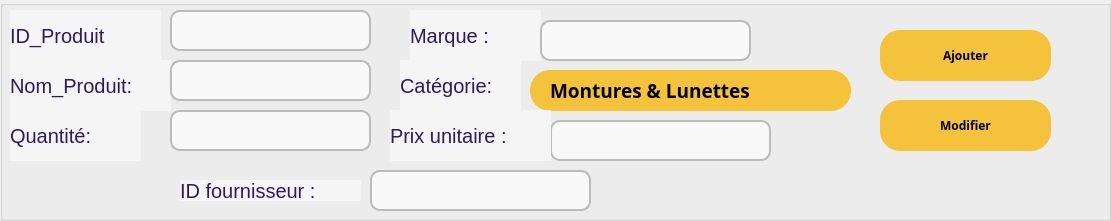
      <widget class="QGroupBox" name="groupBox_10">
       <property name="geometry">
        <rect>
         <x>20</x>
         <y>340</y>
         <width>1111</width>
         <height>221</height>
        </rect>
       </property>
       <property name="styleSheet">
        <string notr="true">border-color: rgb(46, 26, 98);
border-top-color: rgb(46, 26, 98);
border-right-color: rgb(46, 26, 98);
border-bottom-color: rgb(46, 26, 98);
border-left-color: rgb(46, 26, 98);
</string>
       </property>
       <property name="title">
        <string/>
       </property>
       <widget class="QLabel" name="label_34">
        <property name="geometry">
         <rect>
          <x>10</x>
          <y>10</y>
          <width>151</width>
          <height>51</height>
         </rect>
        </property>
        <property name="font">
         <font>
          <family>Segoe UI</family>
          <pointsize>15</pointsize>
          <italic>false</italic>
          <fontweight>DemiBold</fontweight>
         </font>
        </property>
        <property name="styleSheet">
         <string notr="true">background-color: rgb(245, 245, 245);
font: 600 15pt &quot;Segoe UI&quot;;
color: rgb(46, 26, 98);</string>
        </property>
        <property name="text">
         <string>ID_Produit</string>
        </property>
       </widget>
       <widget class="QLabel" name="label_35">
        <property name="geometry">
         <rect>
          <x>10</x>
          <y>60</y>
          <width>161</width>
          <height>51</height>
         </rect>
        </property>
        <property name="font">
         <font>
          <family>Segoe UI</family>
          <pointsize>15</pointsize>
          <italic>false</italic>
          <fontweight>DemiBold</fontweight>
         </font>
        </property>
        <property name="styleSheet">
         <string notr="true">background-color: rgb(245, 245, 245);
font: 600 15pt &quot;Segoe UI&quot;;
color: rgb(46, 26, 98);</string>
        </property>
        <property name="text">
         <string>Nom_Produit:</string>
        </property>
       </widget>
       <widget class="QLabel" name="label_36">
        <property name="geometry">
         <rect>
          <x>10</x>
          <y>110</y>
          <width>131</width>
          <height>51</height>
         </rect>
        </property>
        <property name="font">
         <font>
          <family>Segoe UI</family>
          <pointsize>15</pointsize>
          <italic>false</italic>
          <fontweight>DemiBold</fontweight>
         </font>
        </property>
        <property name="styleSheet">
         <string notr="true">background-color: rgb(245, 245, 245);
font: 600 15pt &quot;Segoe UI&quot;;
color: rgb(46, 26, 98);</string>
        </property>
        <property name="text">
         <string>Quantité:</string>
        </property>
       </widget>
       <widget class="QLineEdit" name="lineEdit_id">
        <property name="geometry">
         <rect>
          <x>170</x>
          <y>10</y>
          <width>201</width>
          <height>41</height>
         </rect>
        </property>
        <property name="font">
         <font>
          <family>Poppins</family>
         </font>
        </property>
        <property name="styleSheet">
         <string notr="true">QLineEdit {
    background: #f9f9f9;
    border: 2px solid #bbb;
    border-radius: 10px;
    padding: 6px 10px;
}
QLineEdit:focus {
    border: 1px solid #5c6bc0; /* highlight on focus */
    background: #fff;
}</string>
        </property>
       </widget>
       <widget class="QLineEdit" name="lineEdit_nom">
        <property name="geometry">
         <rect>
          <x>170</x>
          <y>60</y>
          <width>201</width>
          <height>41</height>
         </rect>
        </property>
        <property name="font">
         <font>
          <family>Poppins</family>
         </font>
        </property>
        <property name="styleSheet">
         <string notr="true">QLineEdit {
    background: #f9f9f9;
    border: 2px solid #bbb;
    border-radius: 10px;
    padding: 6px 10px;
}
QLineEdit:focus {
    border: 1px solid #5c6bc0; /* highlight on focus */
    background: #fff;
}</string>
        </property>
       </widget>
       <widget class="QLineEdit" name="lineEdit_quantite">
        <property name="geometry">
         <rect>
          <x>170</x>
          <y>110</y>
          <width>201</width>
          <height>41</height>
         </rect>
        </property>
        <property name="font">
         <font>
          <family>Poppins</family>
         </font>
        </property>
        <property name="styleSheet">
         <string notr="true">QLineEdit {
    background: #f9f9f9;
    border: 2px solid #bbb;
    border-radius: 10px;
    padding: 6px 10px;
}
QLineEdit:focus {
    border: 1px solid #5c6bc0; /* highlight on focus */
    background: #fff;
}</string>
        </property>
       </widget>
       <widget class="QLabel" name="label_46">
        <property name="geometry">
         <rect>
          <x>410</x>
          <y>10</y>
          <width>131</width>
          <height>51</height>
         </rect>
        </property>
        <property name="font">
         <font>
          <family>Segoe UI</family>
          <pointsize>15</pointsize>
          <italic>false</italic>
          <fontweight>DemiBold</fontweight>
         </font>
        </property>
        <property name="styleSheet">
         <string notr="true">background-color: rgb(245, 245, 245);
font: 600 15pt &quot;Segoe UI&quot;;
color: rgb(46, 26, 98);</string>
        </property>
        <property name="text">
         <string>Marque :</string>
        </property>
       </widget>
       <widget class="QLabel" name="label_47">
        <property name="geometry">
         <rect>
          <x>400</x>
          <y>60</y>
          <width>121</width>
          <height>51</height>
         </rect>
        </property>
        <property name="font">
         <font>
          <family>Segoe UI</family>
          <pointsize>15</pointsize>
          <italic>false</italic>
          <fontweight>DemiBold</fontweight>
         </font>
        </property>
        <property name="styleSheet">
         <string notr="true">background-color: rgb(245, 245, 245);
font: 600 15pt &quot;Segoe UI&quot;;
color: rgb(46, 26, 98);</string>
        </property>
        <property name="text">
         <string>Catégorie:</string>
        </property>
       </widget>
       <widget class="QLineEdit" name="lineEdit_marque">
        <property name="geometry">
         <rect>
          <x>540</x>
          <y>20</y>
          <width>211</width>
          <height>41</height>
         </rect>
        </property>
        <property name="font">
         <font>
          <family>Poppins</family>
         </font>
        </property>
        <property name="styleSheet">
         <string notr="true">QLineEdit {
    background: #f9f9f9;
    border: 2px solid #bbb;
    border-radius: 10px;
    padding: 6px 10px;
}
QLineEdit:focus {
    border: 1px solid #5c6bc0; /* highlight on focus */
    background: #fff;
}</string>
        </property>
       </widget>
       <widget class="QPushButton" name="btn_ajouter">
        <property name="geometry">
         <rect>
          <x>880</x>
          <y>30</y>
          <width>171</width>
          <height>51</height>
         </rect>
        </property>
        <property name="font">
         <font>
          <family>Poppins</family>
          <bold>true</bold>
         </font>
        </property>
        <property name="styleSheet">
         <string notr="true">QPushButton {
    background-color: #F5C23C;
    color: black;
    border-radius: 20px;
    padding: 10px 20px;
    font-weight: bold;
}
QPushButton:hover {
    	background-color: rgb(46, 26, 98);

}</string>
        </property>
        <property name="text">
         <string>Ajouter</string>
        </property>
        <property name="icon">
         <iconset theme="QIcon::ThemeIcon::ContactNew"/>
        </property>
        <property name="iconSize">
         <size>
          <width>23</width>
          <height>23</height>
         </size>
        </property>
       </widget>
       <widget class="QPushButton" name="btn_modifier">
        <property name="geometry">
         <rect>
          <x>880</x>
          <y>100</y>
          <width>171</width>
          <height>51</height>
         </rect>
        </property>
        <property name="font">
         <font>
          <family>Poppins</family>
          <bold>true</bold>
         </font>
        </property>
        <property name="styleSheet">
         <string notr="true">QPushButton {
    background-color: #F5C23C;
    color: black;
    border-radius: 20px;
    padding: 10px 20px;
    font-weight: bold;
}
QPushButton:hover {
    	background-color: rgb(46, 26, 98);

}</string>
        </property>
        <property name="text">
         <string>Modifier</string>
        </property>
        <property name="icon">
         <iconset theme="QIcon::ThemeIcon::MailMessageNew"/>
        </property>
       </widget>
       <widget class="QComboBox" name="comboBox_categorie">
        <property name="geometry">
         <rect>
          <x>530</x>
          <y>70</y>
          <width>321</width>
          <height>41</height>
         </rect>
        </property>
        <property name="palette">
         <palette>
          <active>
           <colorrole role="WindowText">
            <brush brushstyle="SolidPattern">
             <color alpha="255">
              <red>0</red>
              <green>0</green>
              <blue>0</blue>
             </color>
            </brush>
           </colorrole>
           <colorrole role="Button">
            <brush brushstyle="SolidPattern">
             <color alpha="255">
              <red>245</red>
              <green>194</green>
              <blue>60</blue>
             </color>
            </brush>
           </colorrole>
           <colorrole role="Text">
            <brush brushstyle="SolidPattern">
             <color alpha="255">
              <red>0</red>
              <green>0</green>
              <blue>0</blue>
             </color>
            </brush>
           </colorrole>
           <colorrole role="ButtonText">
            <brush brushstyle="SolidPattern">
             <color alpha="255">
              <red>0</red>
              <green>0</green>
              <blue>0</blue>
             </color>
            </brush>
           </colorrole>
           <colorrole role="Base">
            <brush brushstyle="SolidPattern">
             <color alpha="255">
              <red>245</red>
              <green>194</green>
              <blue>60</blue>
             </color>
            </brush>
           </colorrole>
           <colorrole role="Window">
            <brush brushstyle="SolidPattern">
             <color alpha="255">
              <red>245</red>
              <green>194</green>
              <blue>60</blue>
             </color>
            </brush>
           </colorrole>
           <colorrole role="PlaceholderText">
            <brush brushstyle="SolidPattern">
             <color alpha="128">
              <red>0</red>
              <green>0</green>
              <blue>0</blue>
             </color>
            </brush>
           </colorrole>
          </active>
          <inactive>
           <colorrole role="WindowText">
            <brush brushstyle="SolidPattern">
             <color alpha="255">
              <red>0</red>
              <green>0</green>
              <blue>0</blue>
             </color>
            </brush>
           </colorrole>
           <colorrole role="Button">
            <brush brushstyle="SolidPattern">
             <color alpha="255">
              <red>245</red>
              <green>194</green>
              <blue>60</blue>
             </color>
            </brush>
           </colorrole>
           <colorrole role="Text">
            <brush brushstyle="SolidPattern">
             <color alpha="255">
              <red>0</red>
              <green>0</green>
              <blue>0</blue>
             </color>
            </brush>
           </colorrole>
           <colorrole role="ButtonText">
            <brush brushstyle="SolidPattern">
             <color alpha="255">
              <red>0</red>
              <green>0</green>
              <blue>0</blue>
             </color>
            </brush>
           </colorrole>
           <colorrole role="Base">
            <brush brushstyle="SolidPattern">
             <color alpha="255">
              <red>245</red>
              <green>194</green>
              <blue>60</blue>
             </color>
            </brush>
           </colorrole>
           <colorrole role="Window">
            <brush brushstyle="SolidPattern">
             <color alpha="255">
              <red>245</red>
              <green>194</green>
              <blue>60</blue>
             </color>
            </brush>
           </colorrole>
           <colorrole role="PlaceholderText">
            <brush brushstyle="SolidPattern">
             <color alpha="128">
              <red>0</red>
              <green>0</green>
              <blue>0</blue>
             </color>
            </brush>
           </colorrole>
          </inactive>
          <disabled>
           <colorrole role="WindowText">
            <brush brushstyle="SolidPattern">
             <color alpha="255">
              <red>0</red>
              <green>0</green>
              <blue>0</blue>
             </color>
            </brush>
           </colorrole>
           <colorrole role="Button">
            <brush brushstyle="SolidPattern">
             <color alpha="255">
              <red>245</red>
              <green>194</green>
              <blue>60</blue>
             </color>
            </brush>
           </colorrole>
           <colorrole role="Text">
            <brush brushstyle="SolidPattern">
             <color alpha="255">
              <red>0</red>
              <green>0</green>
              <blue>0</blue>
             </color>
            </brush>
           </colorrole>
           <colorrole role="ButtonText">
            <brush brushstyle="SolidPattern">
             <color alpha="255">
              <red>0</red>
              <green>0</green>
              <blue>0</blue>
             </color>
            </brush>
           </colorrole>
           <colorrole role="Base">
            <brush brushstyle="SolidPattern">
             <color alpha="255">
              <red>245</red>
              <green>194</green>
              <blue>60</blue>
             </color>
            </brush>
           </colorrole>
           <colorrole role="Window">
            <brush brushstyle="SolidPattern">
             <color alpha="255">
              <red>245</red>
              <green>194</green>
              <blue>60</blue>
             </color>
            </brush>
           </colorrole>
           <colorrole role="PlaceholderText">
            <brush brushstyle="SolidPattern">
             <color alpha="128">
              <red>0</red>
              <green>0</green>
              <blue>0</blue>
             </color>
            </brush>
           </colorrole>
          </disabled>
         </palette>
        </property>
        <property name="font">
         <font>
          <family>Poppins</family>
          <pointsize>14</pointsize>
          <italic>false</italic>
          <bold>true</bold>
         </font>
        </property>
        <property name="contextMenuPolicy">
         <enum>Qt::ContextMenuPolicy::NoContextMenu</enum>
        </property>
        <property name="styleSheet">
         <string notr="true">QComboBox {
    background-color: #F5C23C;
    color: black;
    border-radius: 20px;
    padding: 5px 20px;
    font-weight: bold;
}

QComboBox:hover {
background-color: rgb(46, 26, 98);
    color: white;
}

QComboBox::drop-down {
    subcontrol-origin: padding;
    subcontrol-position: top right;
    width: 30px;
    border-left: none;
    background-color: transparent;
}

QComboBox::down-arrow {
    width: 12px;
    height: 12px;
}

QComboBox QAbstractItemView {
    background-color: #F5C23C;       /* list background */
    color: black;                     /* text color */
    selection-background-color: #000080; /* selected item background */
    selection-color: white;           /* selected item text */
    border-radius: 10px;
    padding: 5px;
}
</string>
        </property>
        <item>
         <property name="text">
          <string>Montures &amp; Lunettes</string>
         </property>
        </item>
        <item>
         <property name="text">
          <string>Verres correcteurs</string>
         </property>
        </item>
        <item>
         <property name="text">
          <string>Lentilles &amp; Accessoires</string>
         </property>
        </item>
        <item>
         <property name="text">
          <string>Équipements &amp; Produits d’entretien
</string>
         </property>
        </item>
       </widget>
       <widget class="QLineEdit" name="lineEdit_prix">
        <property name="geometry">
         <rect>
          <x>550</x>
          <y>120</y>
          <width>221</width>
          <height>41</height>
         </rect>
        </property>
        <property name="font">
         <font>
          <family>Poppins</family>
         </font>
        </property>
        <property name="styleSheet">
         <string notr="true">QLineEdit {
    background: #f9f9f9;
    border: 2px solid #bbb;
    border-radius: 10px;
    padding: 6px 10px;
}
QLineEdit:focus {
    border: 1px solid #5c6bc0; /* highlight on focus */
    background: #fff;
}</string>
        </property>
       </widget>
       <widget class="QLabel" name="label_48">
        <property name="geometry">
         <rect>
          <x>390</x>
          <y>110</y>
          <width>161</width>
          <height>51</height>
         </rect>
        </property>
        <property name="font">
         <font>
          <family>Segoe UI</family>
          <pointsize>15</pointsize>
          <italic>false</italic>
          <fontweight>DemiBold</fontweight>
         </font>
        </property>
        <property name="styleSheet">
         <string notr="true">background-color: rgb(245, 245, 245);
font: 600 15pt &quot;Segoe UI&quot;;
color: rgb(46, 26, 98);</string>
        </property>
        <property name="text">
         <string>Prix unitaire :</string>
        </property>
       </widget>
       <widget class="QLabel" name="label_51">
        <property name="geometry">
         <rect>
          <x>180</x>
          <y>180</y>
          <width>181</width>
          <height>21</height>
         </rect>
        </property>
        <property name="font">
         <font>
          <family>Segoe UI</family>
          <pointsize>15</pointsize>
          <italic>false</italic>
          <fontweight>DemiBold</fontweight>
         </font>
        </property>
        <property name="styleSheet">
         <string notr="true">background-color: rgb(245, 245, 245);
font: 600 15pt &quot;Segoe UI&quot;;
color: rgb(46, 26, 98);</string>
        </property>
        <property name="text">
         <string>ID fournisseur :</string>
        </property>
       </widget>
       <widget class="QLineEdit" name="lineEdit_idf">
        <property name="geometry">
         <rect>
          <x>370</x>
          <y>170</y>
          <width>221</width>
          <height>41</height>
         </rect>
        </property>
        <property name="font">
         <font>
          <family>Poppins</family>
         </font>
        </property>
        <property name="styleSheet">
         <string notr="true">QLineEdit {
    background: #f9f9f9;
    border: 2px solid #bbb;
    border-radius: 10px;
    padding: 6px 10px;
}
QLineEdit:focus {
    border: 1px solid #5c6bc0; /* highlight on focus */
    background: #fff;
}</string>
        </property>
       </widget>
      </widget>
